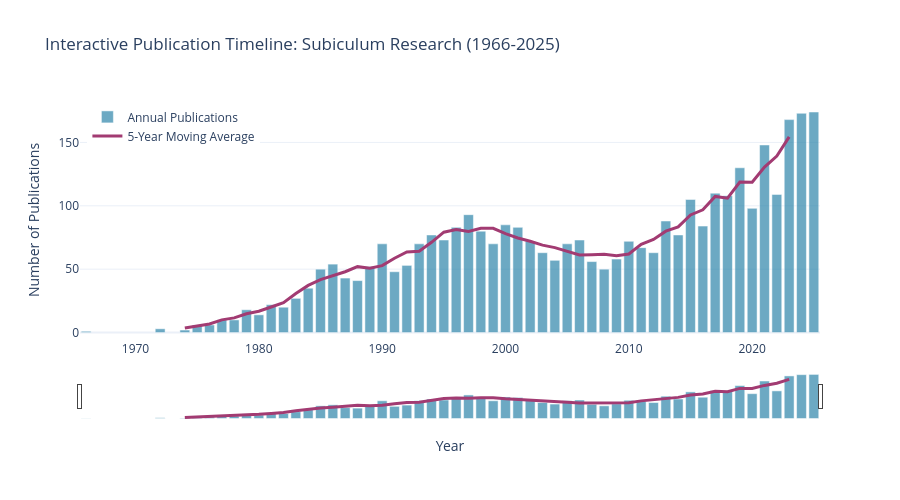

Source (notebook cell):
### Markdown cell above
### 1.2 Interactive Temporal Exploration (Plotly)

Interactive timeline for exploring publication dynamics over time.

### Code cell
# Create interactive Plotly timeline
# - Hoverable annual counts
# - Zoomable/pannable
# - Optional: overlay journal distribution over time
# - Save to outputs/pub_trends.html (if deemed shareable-worthy)
# Create interactive Plotly timeline
fig = go.Figure()

# Add annual publications as bars
fig.add_trace(go.Bar(
  x=papers_by_year['pub_year'],
  y=papers_by_year['count'],
  name='Annual Publications',
  marker_color='#2E86AB',
  opacity=0.7,
  hovertemplate='<b>Year: %{x}</b><br>' +
                'Publications: %{y}<br>' +
                '<extra></extra>'
))

# Add 5-year moving average as line
fig.add_trace(go.Scatter(
  x=papers_by_year['pub_year'],
  y=papers_by_year['ma_5yr'],
  name='5-Year Moving Average',
  line=dict(color='#A23B72', width=3),
  mode='lines',
  hovertemplate='<b>Year: %{x}</b><br>' +
                '5-yr avg: %{y:.1f}<br>' +
                '<extra></extra>'
))

# Update layout
fig.update_layout(
  title='Interactive Publication Timeline: Subiculum Research (1966-2025)',
  xaxis_title='Year',
  yaxis_title='Number of Publications',
  hovermode='x unified',
  template='plotly_white',
  height=500,
  font=dict(size=12),
  showlegend=True,
  legend=dict(
      yanchor="top",
      y=0.99,
      xanchor="left",
      x=0.01
  )
)

# Add range slider
fig.update_xaxes(
  rangeslider_visible=True,
  rangeselector=dict(
      buttons=list([
          dict(count=10, label="10y", step="year", stepmode="backward"),
          dict(count=20, label="20y", step="year", stepmode="backward"),
          dict(step="all", label="All")
      ])
  )
)

fig.show()

# Optionally save to HTML
html_path = OUTPUTS_DIR / f'pub_trends_{TIMESTAMP}.html'
fig.write_html(html_path)
print(f"\n✓ Saved interactive plot: {html_path.name}")
print("  (Can be opened in browser for exploration)")

### Figure 1 — Plotly figure (JSON) as saved in the notebook; plotly's stock layout.template omitted (floating-point values rounded to 4 significant figures)
{"data": [{"hovertemplate": "<b>Year: %{x}</b><br>Publications: %{y}<br><extra></extra>", "marker": {"color": "#2E86AB"}, "name": "Annual Publications", "opacity": 0.7, "type": "bar", "x": [1966, 1972, 1974, 1975, 1976, 1977, 1978, 1979, 1980, 1981, 1982, 1983, 1984, 1985, 1986, 1987, 1988, 1989, 1990, 1991, 1992, 1993, 1994, 1995, 1996, 1997, 1998, 1999, 2000, 2001, 2002, 2003, 2004, 2005, 2006, 2007, 2008, 2009, 2010, 2011, 2012, 2013, 2014, 2015, 2016, 2017, 2018, 2019, 2020, 2021, 2022, 2023, 2024, 2025], "y": [1, 3, 2, 6, 6, 10, 10, 18, 14, 22, 20, 27, 35, 50, 54, 43, 41, 52, 70, 48, 53, 70, 77, 73, 83, 93, 80, 70, 85, 83, 72, 63, 57, 70, 73, 56, 50, 58, 72, 67, 63, 88, 77, 105, 84, 110, 108, 130, 98, 148, 109, 168, 173, 174]}, {"hovertemplate": "<b>Year: %{x}</b><br>5-yr avg: %{y:.1f}<br><extra></extra>", "line": {"color": "#A23B72", "width": 3}, "mode": "lines", "name": "5-Year Moving Average", "type": "scatter", "x": [1966, 1972, 1974, 1975, 1976, 1977, 1978, 1979, 1980, 1981, 1982, 1983, 1984, 1985, 1986, 1987, 1988, 1989, 1990, 1991, 1992, 1993, 1994, 1995, 1996, 1997, 1998, 1999, 2000, 2001, 2002, 2003, 2004, 2005, 2006, 2007, 2008, 2009, 2010, 2011, 2012, 2013, 2014, 2015, 2016, 2017, 2018, 2019, 2020, 2021, 2022, 2023, 2024, 2025], "y": [NaN, NaN, 3.6, 5.4, 6.8, 10.0, 11.6, 14.8, 16.8, 20.2, 23.6, 30.8, 37.2, 41.8, 44.6, 48.0, 52.0, 50.8, 52.8, 58.6, 63.6, 64.2, 71.2, 79.2, 81.2, 79.8, 82.2, 82.2, 78.0, 74.6, 72.0, 69.0, 67.0, 63.8, 61.2, 61.4, 61.8, 60.6, 62.0, 69.6, 73.4, 80.0, 83.4, 92.8, 96.8, 107.4, 106.0, 118.8, 118.6, 130.6, 139.2, 154.4, NaN, NaN]}], "layout": {"font": {"size": 12}, "height": 500, "hovermode": "x unified", "legend": {"x": 0.01, "xanchor": "left", "y": 0.99, "yanchor": "top"}, "showlegend": true, "title": {"text": "Interactive Publication Timeline: Subiculum Research (1966-2025)"}, "xaxis": {"rangeselector": {"buttons": [{"count": 10, "label": "10y", "step": "year", "stepmode": "backward"}, {"count": 20, "label": "20y", "step": "year", "stepmode": "backward"}, {"label": "All", "step": "all"}]}, "rangeslider": {"visible": true}, "title": {"text": "Year"}}, "yaxis": {"title": {"text": "Number of Publications"}}}}
